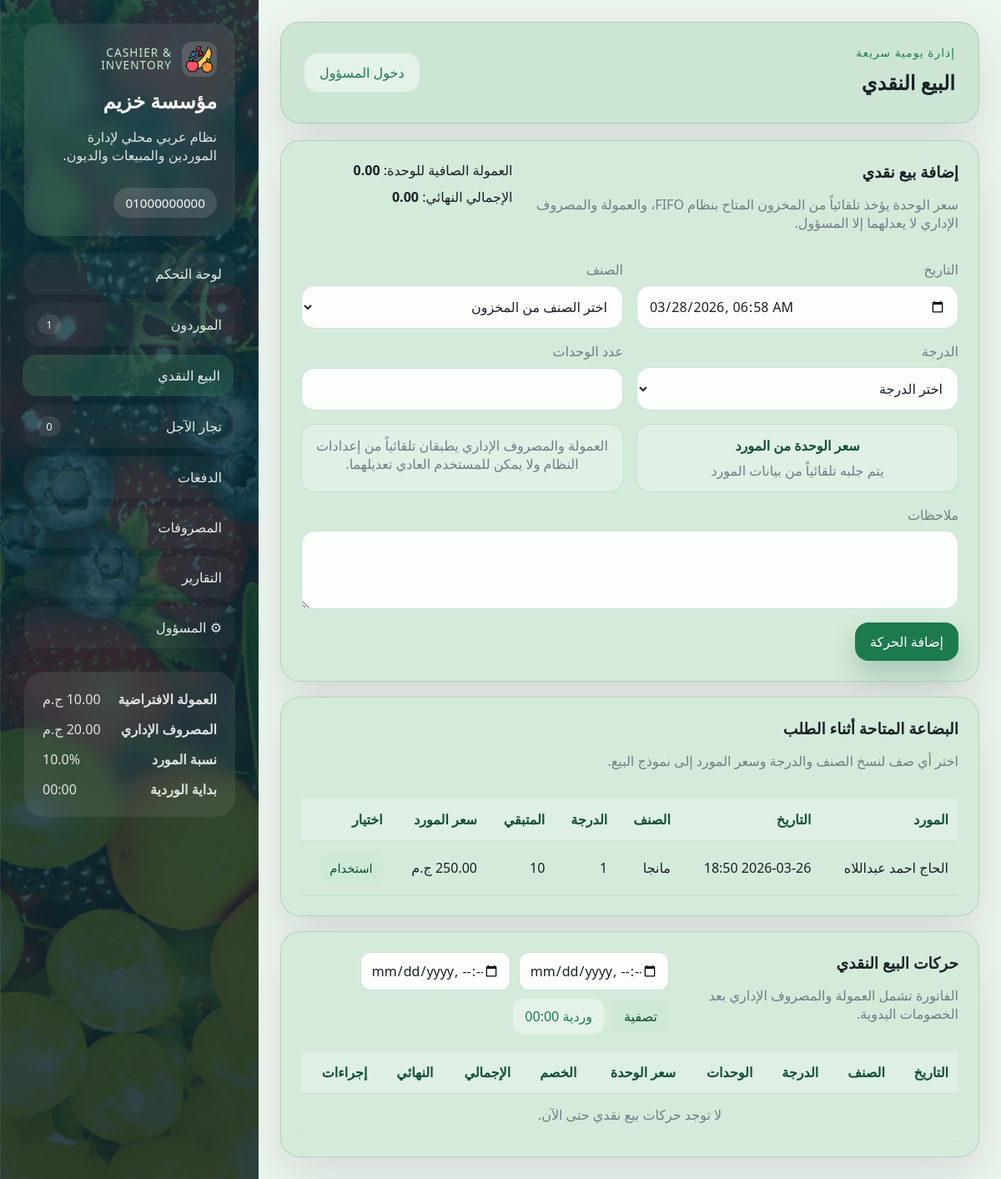
The app's page /retail/ with its own data.
### models/settings.py (models this page shows)
class Settings(Base):
    __tablename__ = "settings"
    id: Mapped[int] = mapped_column(Integer, primary_key=True)
    company_name: Mapped[str] = mapped_column(String(120), nullable=False)
    phone_number: Mapped[str] = mapped_column(String(255), nullable=False)
    commission_per_unit: Mapped[float] = mapped_column(Float, nullable=False, default=0.0)
    admin_expense: Mapped[float] = mapped_column(Float, nullable=False, default=0.0)
    supplier_profit_percentage: Mapped[float] = mapped_column(Float, nullable=False, default=0.0)
    shift_cutoff_time: Mapped[str] = mapped_column(String(5), nullable=False, default="00:00")
    admin_password: Mapped[str] = mapped_column(String(255), nullable=False)

### models/supplier.py (models this page shows, shortened)
class Supplier(Base):
    __tablename__ = "suppliers"
    id: Mapped[int] = mapped_column(Integer, primary_key=True)
    date: Mapped[datetime] = mapped_column(DateTime, nullable=False, default=datetime.now)
    supplier_name: Mapped[str] = mapped_column(String(120), nullable=False)
    fruit_name: Mapped[str] = mapped_column(String(120), nullable=False)
    units_count: Mapped[int] = mapped_column(Integer, nullable=False)
    remaining_units: Mapped[int] = mapped_column(Integer, nullable=False)
    class_number: Mapped[str] = mapped_column(String(50), nullable=False)
    price_per_unit: Mapped[float] = mapped_column(Float, nullable=False)
    kilograms_per_unit: Mapped[float] = mapped_column(Float, nullable=False, default=0.0)
    supplier_profit_percentage: Mapped[float] = mapped_column(Float, nullable=False, default=0.0)
    total_price: Mapped[float] = mapped_column(Float, nullable=False)
    notes: Mapped[str | None] = mapped_column(Text, nullable=True)
    is_cleared: Mapped[bool] = mapped_column(Boolean, nullable=False, default=False)
    allocations = relationship(
        "InventoryAllocation", back_populates="supplier", cascade="all, delete-orphan"
    )

### routes/retail_routes.py (the view, shortened to what this page needs)
@retail_bp.route("/", methods=["GET", "POST"])
def retail():
    db_session = get_session()
    settings = get_or_create_settings(db_session)
    is_admin_user = bool(session.get("admin_logged_in"))
    edit_transaction = None
    edit_id = parse_int(request.args.get("edit"))
    if edit_id:
        edit_transaction = db_session.get(RetailTransaction, edit_id)
    date_from = request.args.get("date_from", "").strip()
    date_to = request.args.get("date_to", "").strip()
    transactions_query = db_session.query(RetailTransaction)
    transactions_query = apply_date_range(
        transactions_query,
        RetailTransaction.date,
        date_from or None,
        date_to or None,
    )
    transactions = transactions_query.order_by(
        RetailTransaction.date.desc(), RetailTransaction.id.desc()
    ).all()
    goods = available_goods(db_session)
    stock_options = [
        {
            "fruit_name": item.fruit_name,
            "class_number": item.class_number,
            "remaining_units": int(item.remaining_units or 0),
            "price_per_unit": float(item.price_per_unit or 0),
        }
        for item in goods
    ]
    context = {
        **build_base_context(db_session),
        "page_title": "البيع النقدي",
        "transactions": transactions,
        "edit_transaction": edit_transaction,
        "default_commission": settings.commission_per_unit,
        "default_admin_expense": settings.admin_expense,
        "available_goods": goods,
        "stock_options": stock_options,
        "date_from": date_from,
        "date_to": date_to,
    }
    return render_template("retail.html", **context)

### templates/retail.html (shortened to what this page needs)
{% extends "base.html" %}
{% block content %}
<section class="content-grid single-wide">
    <article class="panel form-panel">
        <div class="panel-head">
            <div>
                <h3>{{ "تعديل بيع نقدي" if edit_transaction else "إضافة بيع نقدي" }}</h3>
                <p>سعر الوحدة يؤخذ تلقائياً من المخزون المتاح بنظام FIFO، والعمولة والمصروف الإداري لا يعدلهما إلا المسؤول.</p>
            </div>
            <div class="preview-strip" data-sale-preview>
                <span><span data-preview-label>العمولة الصافية للوحدة</span>: <strong data-preview="unit_price">0.00</strong></span>
                <span>الإجمالي النهائي: <strong data-preview="final_price">0.00</strong></span>
            </div>
        </div>
        <form class="form-grid" method="post" data-sale-form="retail" data-stock-options='{{ stock_options|tojson }}'>
            <label>
                <span>التاريخ</span>
                <input type="datetime-local" name="date" value="{{ edit_transaction.date|datetime_input if edit_transaction else now_string }}" required>
            </label>
            <label>
                <span>الصنف</span>
                <select name="fruit_name" required data-sale-field="fruit">
                    {% if edit_transaction %}
                        <option value="{{ edit_transaction.fruit_name }}" selected>{{ edit_transaction.fruit_name }}</option>
                    {% else %}
                        <option value="" selected>اختر الصنف من المخزون</option>
                    {% endif %}
                </select>
            </label>
            <label>
                <span>الدرجة</span>
                <select name="class_number" required data-sale-field="class">
                    {% if edit_transaction %}
                        <option value="{{ edit_transaction.class_number }}" selected>{{ edit_transaction.class_number }}</option>
                    {% else %}
                        <option value="" selected>اختر الدرجة</option>
                    {% endif %}
                </select>
            </label>
            <label>
                <span>عدد الوحدات</span>
                <input type="number" min="1" name="units_count" value="{{ edit_transaction.units_count if edit_transaction else '' }}" required>
            </label>
            <div class="info-box price-display-box">
                <strong>سعر الوحدة من المورد</strong>
                <span data-sale-price-display>{{ edit_transaction.original_price_per_unit|currency if edit_transaction else "يتم جلبه تلقائياً من بيانات المورد" }}</span>
            </div>
            {% if is_admin %}
                <label>
                    <span>العمولة للوحدة</span>
                    <input type="number" min="0" step="0.01" name="commission_per_unit" value="{{ edit_transaction.commission_per_unit if edit_transaction else default_commission }}" required>
                </label>
                <label>
                    <span>المصروف الإداري</span>
                    <input type="number" min="0" step="0.01" name="admin_expense" value="{{ edit_transaction.admin_expense if edit_transaction else default_admin_expense }}" required>
                </label>
            {% else %}
                <div class="info-box">
                    العمولة والمصروف الإداري يطبقان تلقائياً من إعدادات النظام ولا يمكن للمستخدم العادي تعديلهما.
                </div>
            {% endif %}
            <label class="full-width">
                <span>ملاحظات</span>
                <textarea name="notes" rows="3">{{ edit_transaction.notes if edit_transaction else '' }}</textarea>
            </label>
            <div class="form-actions full-width">
                <button class="btn btn-primary" type="submit">{{ "حفظ التعديل" if edit_transaction else "إضافة الحركة" }}</button>
            </div>
        </form>
    </article>
    <article class="panel">
        <div class="panel-head">
            <div>
                <h3>البضاعة المتاحة أثناء الطلب</h3>
                <p>اختر أي صف لنسخ الصنف والدرجة وسعر المورد إلى نموذج البيع.</p>
            </div>
        </div>
        <div class="table-wrap records-scroll">
            <table>
                <thead>
                    <tr>
                        <th>المورد</th>
                        <th>التاريخ</th>
                        <th>الصنف</th>
                        <th>الدرجة</th>
                        <th>المتبقي</th>
                        <th>سعر المورد</th>
                        <th>اختيار</th>
                    </tr>
                </thead>
                <tbody>
                    {% for good in available_goods %}
                        <tr>
                            <td>{{ good.supplier_name }}</td>
                            <td>{{ good.date|date_ar }}</td>
                            <td>{{ good.fruit_name }}</td>
                            <td>{{ good.class_number }}</td>
                            <td>{{ good.remaining_units }}</td>
                            <td>{{ good.price_per_unit|currency }}</td>
                            <td>
                                <button
                                    class="btn btn-small btn-secondary"
                                    type="button"
                                    data-stock-pick
                                    data-fruit="{{ good.fruit_name }}"
                                    data-class="{{ good.class_number }}"
                                    data-price="{{ '%.2f'|format(good.price_per_unit) }}"
                                >
                                    استخدام
                                </button>
                            </td>
                        </tr>
                    {% else %}
                        <tr><td colspan="7" class="empty-state">لا توجد بضاعة متاحة حالياً.</td></tr>
                    {% endfor %}
                </tbody>
            </table>
        </div>
    </article>
    <article class="panel">
        <div class="panel-head">
            <div>
                <h3>حركات البيع النقدي</h3>
                <p>الفاتورة تشمل العمولة والمصروف الإداري بعد الخصومات اليدوية.</p>
            </div>
            <form class="inline-form" method="get">
                <input type="datetime-local" name="date_from" value="{{ date_from }}">
                <input type="datetime-local" name="date_to" value="{{ date_to }}">
                <button class="btn btn-secondary" type="submit">تصفية</button>
            </form>
        </div>
        <div class="table-wrap records-scroll">
            <table>
                <thead>
                    <tr>
                        <th>التاريخ</th>
                        <th>الصنف</th>
                        <th>الدرجة</th>
                        <th>الوحدات</th>
                        <th>سعر الوحدة</th>
                        <th>الخصم</th>
                        <th>الإجمالي</th>
                        <th>النهائي</th>
                        <th>إجراءات</th>
                    </tr>
                </thead>
                <tbody>
                    {% for item in transactions %}
                        <tr>
                            <td>{{ item.date|date_ar }}</td>
                            <td>{{ item.fruit_name }}</td>
                            <td>{{ item.class_number }}</td>
                            <td>{{ item.units_count }}</td>
                            <td>{{ item.price_per_unit|currency }}</td>
                            <td>{{ item.discount_per_unit|currency }}</td>
                            <td>{{ item.total_price|currency }}</td>
                            <td>{{ item.final_price|currency }}</td>
                            <td class="actions-cell">
                                <a class="btn btn-small btn-secondary" href="{{ url_for('retail.retail_receipt', transaction_id=item.id) }}">معاينة</a>
                                {% if is_admin %}
                                    <a class="btn btn-small btn-ghost" href="{{ url_for('retail.retail', edit=item.id) }}">تعديل</a>
                                    <form method="post" action="{{ url_for('retail.delete_retail', transaction_id=item.id) }}">
                                        <button class="btn btn-small btn-danger" type="submit" data-confirm="هل تريد حذف حركة البيع؟">حذف</button>
                                    </form>
                                {% endif %}
                            </td>
                        </tr>
                    {% else %}
                        <tr><td colspan="9" class="empty-state">لا توجد حركات بيع نقدي حتى الآن.</td></tr>
                    {% endfor %}
                </tbody>
            </table>
        </div>
    </article>
</section>
{% endblock %}

### templates/base.html (shortened to what this page needs)
<!doctype html>
<html lang="ar" dir="rtl">
<head>
    <link rel="stylesheet" href="{{ url_for('static', filename='css/style.css') }}">
</head>
<body
    data-shift-cutoff="{{ shift_cutoff_range.cutoff }}"
    data-shift-start="{{ shift_cutoff_range.start }}"
    data-shift-end="{{ shift_cutoff_range.end }}"
>
    <div class="page-shell">
        <aside class="sidebar">
            <div class="brand-card">
                <div class="brand-kicker-row">
                    <img class="brand-logo" src="{{ url_for('static', filename='fruitsIcon.png') }}" alt="شعار النظام">
                    <span class="brand-kicker">Cashier & Inventory</span>
                </div>
                <h1>{{ settings.company_name }}</h1>
                <p>نظام عربي محلي لإدارة الموردين والمبيعات والديون.</p>
                <div class="brand-meta-stack">
                    {% for phone in phone_numbers %}
                        <div class="meta-pill">{{ phone }}</div>
                    {% endfor %}
                </div>
            </div>
            <nav class="nav-links">
                <a class="{{ 'active' if request.endpoint == 'admin.dashboard' else '' }}" href="{{ url_for('admin.dashboard') }}">لوحة التحكم</a>
                <a class="{{ 'active' if request.endpoint == 'suppliers.suppliers' else '' }}" href="{{ url_for('suppliers.suppliers') }}">الموردون <span>{{ nav_badges.open_suppliers }}</span></a>
                <a class="{{ 'active' if request.endpoint == 'retail.retail' else '' }}" href="{{ url_for('retail.retail') }}">البيع النقدي</a>
                <a class="{{ 'active' if request.endpoint == 'special_retailers.special_retailers' else '' }}" href="{{ url_for('special_retailers.special_retailers') }}">تجار الآجل <span>{{ nav_badges.unpaid_retailers }}</span></a>
                <a class="{{ 'active' if request.endpoint == 'payments.payments' else '' }}" href="{{ url_for('payments.payments') }}">الدفعات</a>
                <a class="{{ 'active' if request.endpoint == 'expenses.expenses' else '' }}" href="{{ url_for('expenses.expenses') }}">المصروفات</a>
                <a class="{{ 'active' if request.endpoint == 'admin.reports' else '' }}" href="{{ url_for('admin.reports') }}">التقارير</a>
                <a class="{{ 'active' if request.endpoint in ['admin.admin_panel', 'admin.login'] else '' }}" href="{{ url_for('admin.admin_panel' if is_admin else 'admin.login') }}">&#9881; المسؤول</a>
            </nav>
            <div class="settings-card sidebar-spacer">
                <div>
                    <strong>العمولة الافتراضية</strong>
                    <span>{{ settings.commission_per_unit|currency }}</span>
                </div>
                <div>
                    <strong>المصروف الإداري</strong>
                    <span>{{ settings.admin_expense|currency }}</span>
                </div>
                <div>
                    <strong>نسبة المورد</strong>
                    <span>{{ settings.supplier_profit_percentage }}%</span>
                </div>
                <div>
                    <strong>بداية الوردية</strong>
                    <span>{{ settings.shift_cutoff_time }}</span>
                </div>
            </div>
        </aside>
        <main class="main-content">
            <header class="topbar">
                <div>
                    <span class="topbar-label">إدارة يومية سريعة</span>
                    <h2>{{ page_title or "نظام الكاشير" }}</h2>
                </div>
                <div class="topbar-actions">
                    {% if is_admin %}
                        <form method="post" action="{{ url_for('admin.logout') }}">
                            <button class="btn btn-ghost" type="submit">تسجيل الخروج</button>
                        </form>
                    {% else %}
                        <a class="btn btn-ghost" href="{{ url_for('admin.login') }}">دخول المسؤول</a>
                    {% endif %}
                </div>
            </header>
            {% block content %}{% endblock %}
        </main>
    </div>
</body>
</html>

### records on screen
Settings: company_name "مؤسسة خزيم", phone_number "01000000000", commission_per_unit "10.00 ج.م", admin_expense "20.00 ج.م", supplier_profit_percentage "10.0", shift_cutoff_time "00:00"
Supplier: supplier_name "الحاج احمد عبداللاه", date "2026-03-26 18:50", fruit_name "مانجا", class_number "1", remaining_units "10", price_per_unit "250.00 ج.م"

### other values on screen
{{ nav_badges.open_suppliers }} "1"
{{ nav_badges.unpaid_retailers }} "0"
{{ page_title or "نظام الكاشير" }} "البيع النقدي"
{{ "تعديل بيع نقدي" if edit_transaction else "إضافة بيع نقدي" }} "إضافة بيع نقدي"
{{ "حفظ التعديل" if edit_transaction else "إضافة الحركة" }} "إضافة الحركة"
